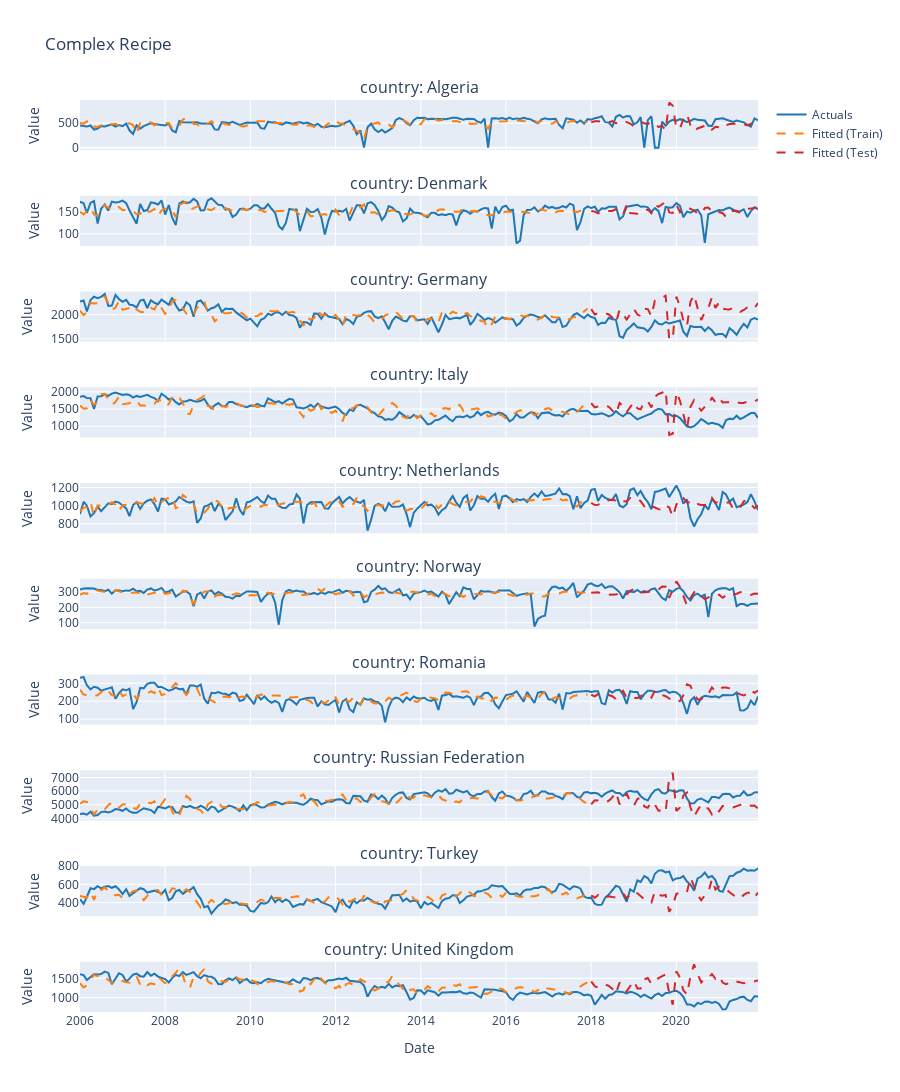

Notebook source saved alongside this figure:
### Markdown cell above
# 16. Recipe with Random Forest

Apply recipe preprocessing with Random Forest model.

### Code cell
# Recipe for Random Forest (less preprocessing needed)
rec_rf = (
    recipe()
    .step_impute_median(all_numeric_predictors())  # Only imputation needed
    .step_normalize(all_numeric_predictors())
)

# Workflow with Random Forest
wf_rf = (
    workflow()
    .add_recipe(rec_rf)
    .add_model(rand_forest(trees=100, mtry=3).set_mode("regression"))
)

# Fit and evaluate
fit_rf = wf_rf.fit_nested(train_data, group_col='country', per_group_prep=True)
fit_rf = fit_rf.evaluate(test_data)

print("✓ Random Forest with recipe fitted successfully!")

outputs_rf, coefs_rf, stats_rf = fit_rf.extract_outputs()

display(outputs_complex)
display(coefs_complex)
display(stats_complex)

# Plot forecast
fig = plot_forecast(fit_complex, title="Complex Recipe")
fig.show()

# Extract preprocessed training data
processed_train = fit_complex.extract_preprocessed_data(train_data, split='train')
processed_test = fit_complex.extract_preprocessed_data(test_data, split='test')    

display(processed_train.tail(10))
display(processed_test.head(10))

display(fit_complex.get_feature_comparison())
